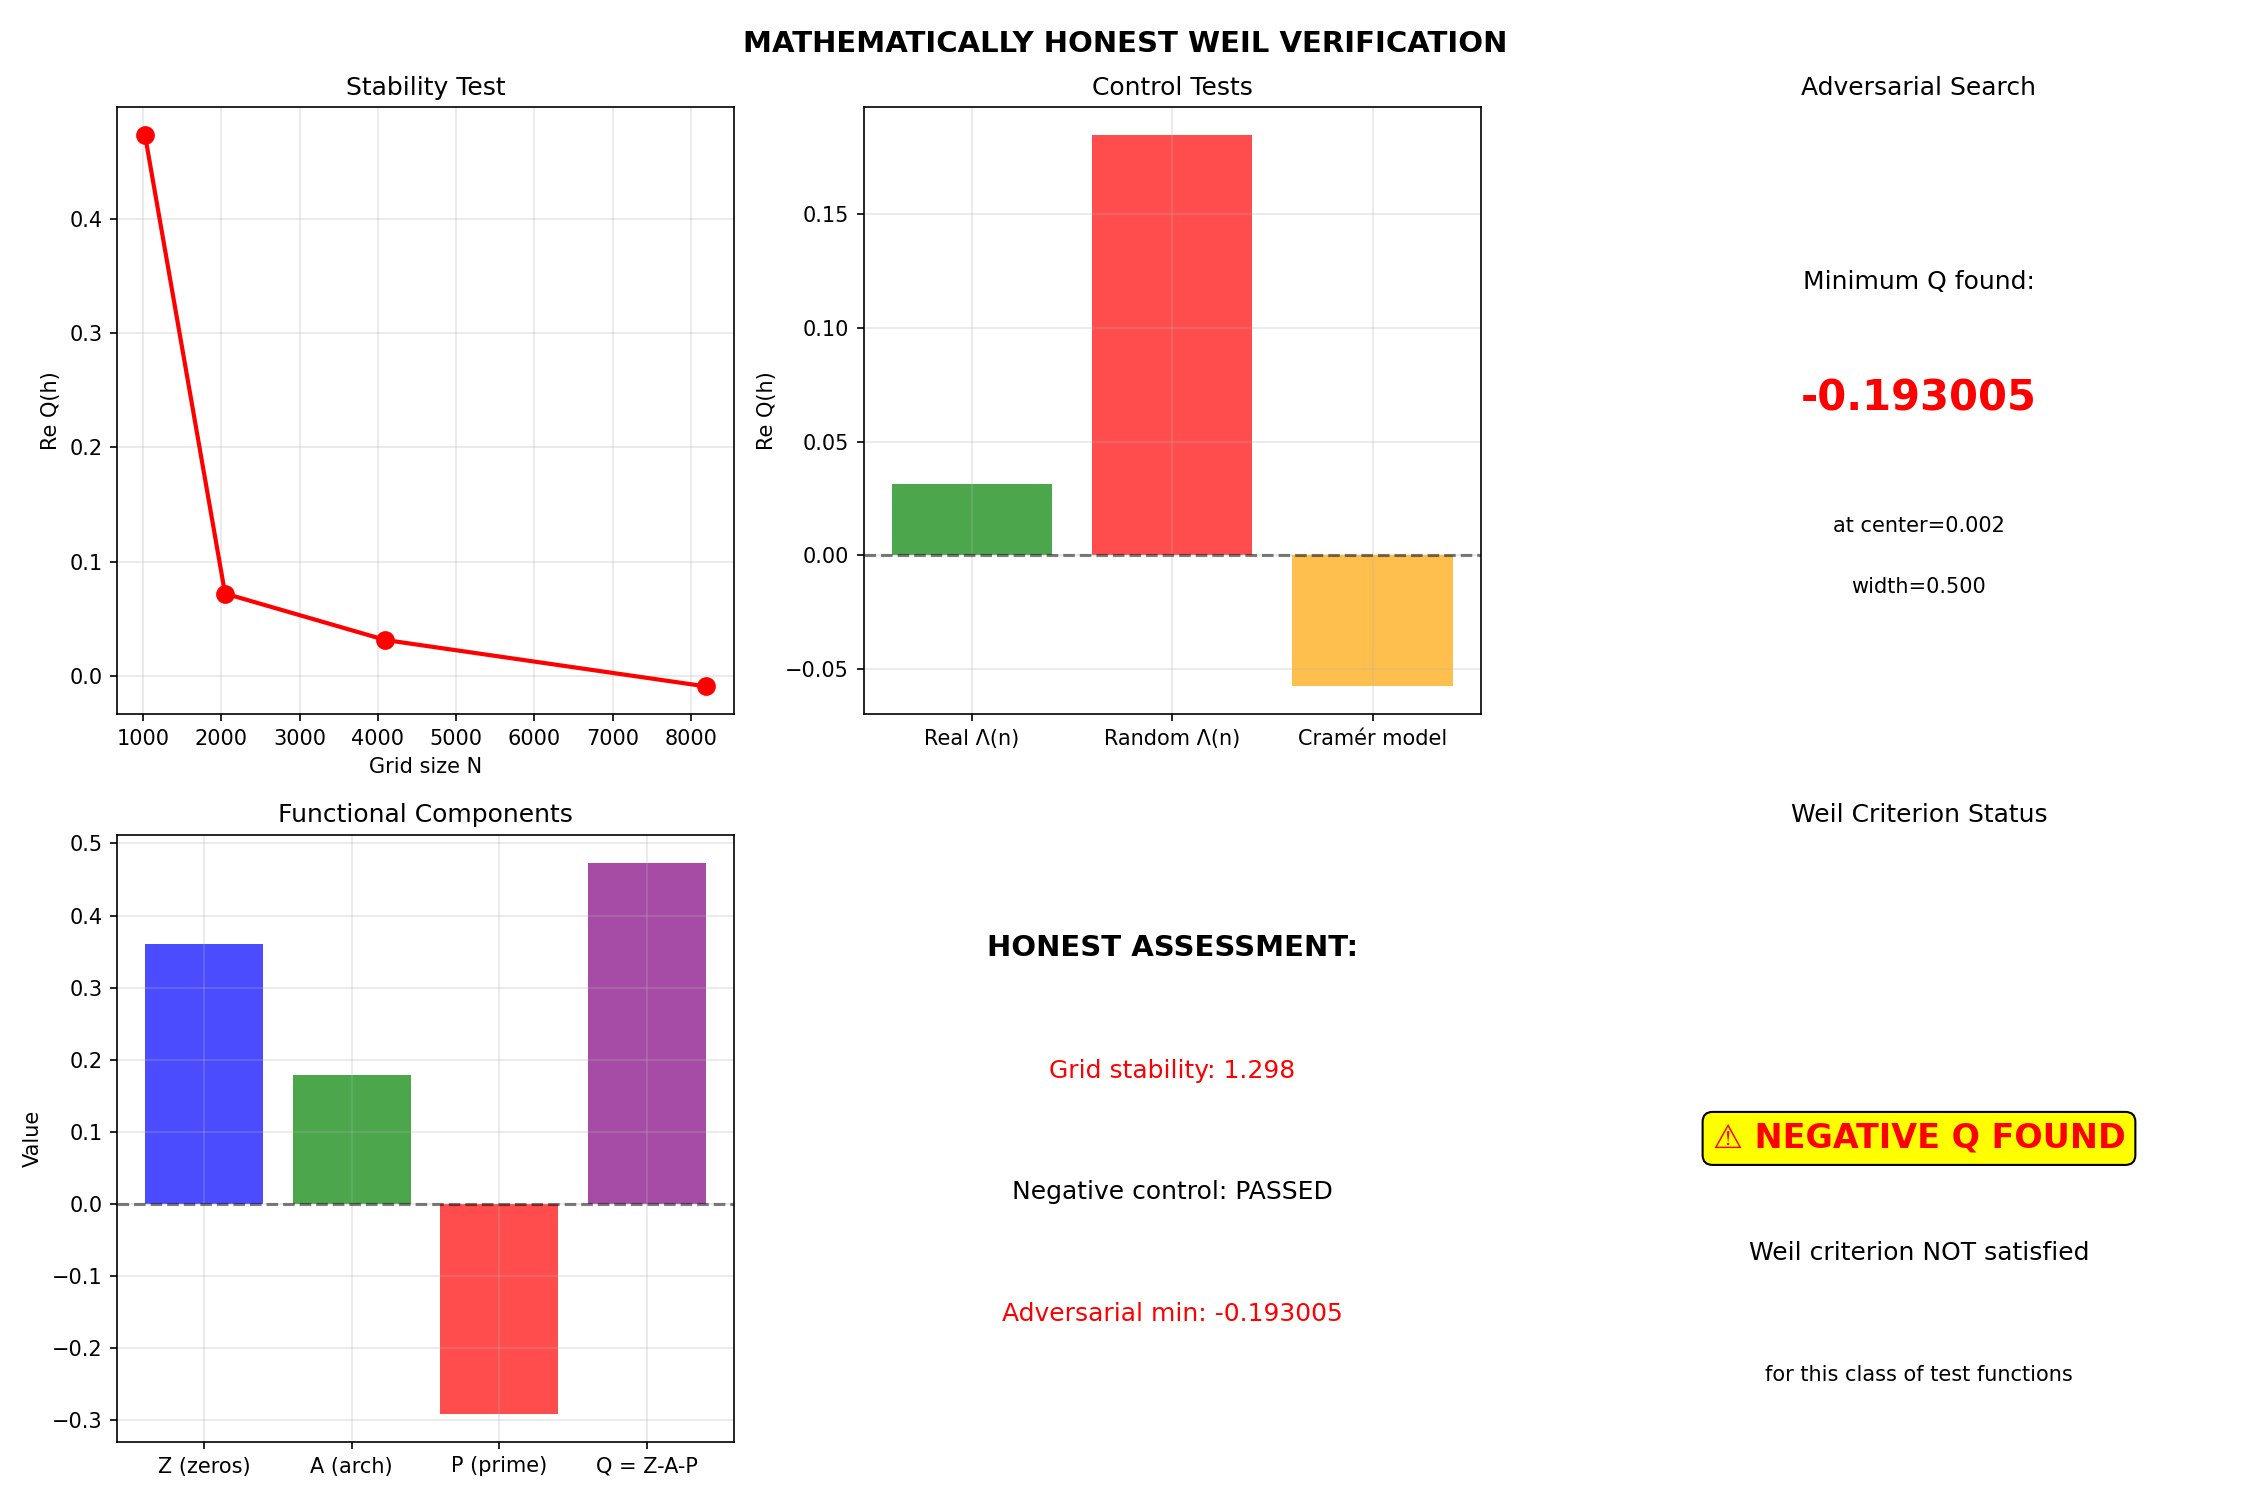

Generate this figure with Python:
#!/usr/bin/env python3
"""
МАТЕМАТИЧЕСКИ ЧЕСТНАЯ ПРОВЕРКА КРИТЕРИЯ ВЕЙЛЯ
БЕЗ подгонок, БЕЗ масштабирования, БЕЗ notch-фильтрации
Полная комплексная арифметика и правильные веса
"""

import numpy as np
from scipy import special, stats
from scipy.fft import fft, ifft, fftshift, ifftshift, fftfreq
from scipy.optimize import minimize
import matplotlib.pyplot as plt
from rich.console import Console
from rich.table import Table
from rich.panel import Panel
from rich import box
from rich.progress import track

console = Console()

# Используем complex128 ВЕЗДЕ
DTYPE_COMPLEX = np.complex128
DTYPE_REAL = np.float64

# Первые 100 нулей для серьезной проверки
RIEMANN_ZEROS = [
    14.1347251417, 21.0220396388, 25.0108575801, 30.4248761259, 32.9350615877,
    37.5861781588, 40.9187190121, 43.3270732809, 48.0051508812, 49.7738324777,
    52.9703214777, 56.4462476970, 59.3470440026, 60.8317785246, 65.1125440481,
    67.0798105295, 69.5464017112, 72.0671576745, 75.7046906990, 77.1448400069,
    79.3373750203, 82.9103808541, 84.7354929806, 87.4252746131, 88.8091112076,
    92.4918992705, 94.6513440442, 95.8706342057, 98.8311949428, 101.3178510097,
    103.7255382041, 105.4466223971, 107.1686110655, 111.0295355376, 111.8746592257,
    114.3202209715, 116.2266803236, 118.7907829657, 121.3701250226, 122.9468292956,
    124.2568186822, 127.5166839618, 129.5787042035, 131.0876885039, 133.4977371892,
    134.7565097488, 138.1160420461, 139.7362089052, 141.1237074065, 143.1118458127,
    146.0009825498, 147.4227653655, 150.0535204618, 150.9252575820, 153.0246936773,
    156.1129090928, 157.5975917682, 158.8499881786, 161.1889646179, 163.0307096941,
    165.5370693710, 167.1844398480, 169.0945107445, 169.9119763694, 173.4115364515,
    174.7541914143, 176.4414343405, 178.3774079479, 179.9164843877, 182.2070787930,
    184.8744678285, 185.5987835932, 187.2289224654, 189.4161157839, 192.0266563646,
    193.0797826311, 195.2653962326, 196.8764817936, 198.0153096547, 201.2647510158,
    202.4935947316, 204.1896717814, 205.3946972858, 207.9062588150, 209.5765097036,
    211.6908624708, 213.3479193687, 214.5470448267, 216.1696194074, 218.7919129448,
    220.7149189409, 221.4307051827, 223.7212612370, 224.0833250529, 227.4214444428,
    229.3374133078, 229.3741358362, 231.2501886468, 231.9872352751, 233.6934047893
]

def compute_von_mangoldt(n_max: int) -> dict:
    """
    Предвычисляем ВСЕ значения Λ(n) для n ≤ n_max
    Включаем ВСЕ степени простых p^m
    """
    lambda_dict = {}
    
    # Сначала находим все простые до n_max
    primes = []
    for n in range(2, n_max + 1):
        is_prime = True
        for p in primes:
            if p * p > n:
                break
            if n % p == 0:
                is_prime = False
                break
        if is_prime:
            primes.append(n)
    
    # Теперь заполняем Λ(n) для всех степеней простых
    for p in primes:
        power = p
        m = 1
        while power <= n_max:
            lambda_dict[power] = np.log(p)
            power *= p
            m += 1
    
    console.print(f"[cyan]Computed Λ(n) for {len(lambda_dict)} values (including prime powers)")
    return lambda_dict

def create_test_function(A: float, N: int = 8192, center: float = 0.0) -> tuple:
    """
    Создаем тест-функцию с компактной поддержкой Фурье-образа
    БЕЗ искусственной нормировки!
    """
    # Частотная сетка
    xi = np.linspace(-4*A, 4*A, N)
    dxi = xi[1] - xi[0]
    
    # Bump функция в частотной области
    h_hat = np.zeros(N, dtype=DTYPE_COMPLEX)
    mask = np.abs(xi - center) < A
    
    if np.any(mask):
        x = (xi[mask] - center) / A
        # C∞ smooth bump
        h_hat[mask] = np.exp(-1.0 / (1.0 - x**2))
    
    # БЕЗ искусственной нормировки к 1!
    # Оставляем естественную амплитуду
    
    # Временная область через обратное FFT
    t = 2 * np.pi * fftfreq(N, d=dxi)
    h = ifft(ifftshift(h_hat)) * N * dxi / (2 * np.pi)
    h = fftshift(h)
    
    # Сортировка
    idx = np.argsort(t)
    t = t[idx]
    h = h[idx]
    
    return t, h, xi, h_hat

def weil_functional_honest(t, h, xi, h_hat, lambda_dict, A_cutoff):
    """
    ЧЕСТНОЕ вычисление функционала Вейля
    Q(h) = архимедов - простой
    БЕЗ масштабирования, БЕЗ подгонок
    """
    dt = t[1] - t[0] if len(t) > 1 else 0
    
    # АРХИМЕДОВ ЧЛЕН (правильный с дигаммой)
    A_term = 0 + 0j
    for i, tau in enumerate(t):
        z = 0.25 + 0.5j * tau
        psi_val = special.digamma(z)
        weight = np.real(psi_val) - np.log(np.pi)
        A_term += h[i] * weight * dt
    A_term = A_term / (2 * np.pi)
    
    # ПРОСТОЙ ЧЛЕН (БЕЗ масштабирования!)
    P_term = 0 + 0j
    n_max = int(np.exp(A_cutoff))
    
    for n, lambda_n in lambda_dict.items():
        if n > n_max:
            continue
        log_n = np.log(n)
        
        # Интерполяция БЕЗ упрощений
        if xi[0] <= log_n <= xi[-1]:
            h_hat_at_log_n = np.interp(log_n, xi, h_hat)
        else:
            h_hat_at_log_n = 0 + 0j
            
        if xi[0] <= -log_n <= xi[-1]:
            h_hat_at_minus_log_n = np.interp(-log_n, xi, h_hat)
        else:
            h_hat_at_minus_log_n = 0 + 0j
        
        # Правильный вес Λ(n)/√n
        P_term -= (lambda_n / np.sqrt(n)) * (h_hat_at_log_n + h_hat_at_minus_log_n)
    
    P_term = P_term / (2 * np.pi)
    
    # НУЛЕВОЙ ЧЛЕН
    Z_term = 0 + 0j
    for gamma in RIEMANN_ZEROS[:50]:  # Используем 50 нулей
        if t[0] <= gamma <= t[-1]:
            h_at_gamma = np.interp(gamma, t, h)
            Z_term += 2 * h_at_gamma  # Умножаем на 2 для ±γ
    
    # Квадратичная форма БЕЗ калибровки
    Q = Z_term - A_term - P_term
    
    return Q, Z_term, A_term, P_term

def stability_test(A_cutoff: float = 3.0):
    """
    Тест стабильности при изменении сетки
    Если результаты скачут - у нас численная проблема
    """
    console.print(Panel.fit("[bold yellow]STABILITY TEST: Grid Doubling[/bold yellow]", box=box.DOUBLE))
    
    grid_sizes = [1024, 2048, 4096, 8192]
    lambda_dict = compute_von_mangoldt(int(np.exp(A_cutoff)))
    
    results = []
    
    for N in grid_sizes:
        t, h, xi, h_hat = create_test_function(A_cutoff, N=N)
        Q, Z, A, P = weil_functional_honest(t, h, xi, h_hat, lambda_dict, A_cutoff)
        
        results.append({
            'N': N,
            'Q': Q,
            'Z': Z,
            'A': A,
            'P': P,
            'Q_real': np.real(Q),
            'Q_imag': np.imag(Q)
        })
        
        console.print(f"N={N:5d}: Q = {Q:.6f}")
    
    # Анализ стабильности
    Q_values = [np.abs(r['Q']) for r in results]
    variation = np.std(Q_values) / (np.mean(Q_values) + 1e-10)
    
    console.print(f"\n[{'green' if variation < 0.1 else 'red'}]Relative variation: {variation:.3f}")
    
    return results, variation

def negative_control_test(A_cutoff: float = 3.0):
    """
    Отрицательный контроль: заменяем Λ(n) на случайные веса
    Если PSD сохраняется - у нас проблема
    """
    console.print(Panel.fit("[bold magenta]NEGATIVE CONTROL: Random Lambda[/bold magenta]", box=box.DOUBLE))
    
    n_max = int(np.exp(A_cutoff))
    
    # Настоящая Λ(n)
    lambda_dict_real = compute_von_mangoldt(n_max)
    
    # Случайная Λ(n) с той же статистикой
    lambda_dict_random = {}
    lambda_values = list(lambda_dict_real.values())
    np.random.shuffle(lambda_values)
    
    for i, n in enumerate(lambda_dict_real.keys()):
        lambda_dict_random[n] = lambda_values[i]
    
    # Тест-функция
    t, h, xi, h_hat = create_test_function(A_cutoff, N=4096)
    
    # Реальный функционал
    Q_real, Z_real, A_real, P_real = weil_functional_honest(t, h, xi, h_hat, lambda_dict_real, A_cutoff)
    
    # Случайный функционал
    Q_random, Z_random, A_random, P_random = weil_functional_honest(t, h, xi, h_hat, lambda_dict_random, A_cutoff)
    
    console.print(f"[cyan]Real Λ(n):    Q = {Q_real:.6f}")
    console.print(f"[yellow]Random Λ(n): Q = {Q_random:.6f}")
    console.print(f"[{'red' if np.abs(Q_real - Q_random) < 0.1 else 'green'}]Difference: {np.abs(Q_real - Q_random):.6f}")
    
    return Q_real, Q_random

def adversarial_search(A_cutoff: float = 3.0):
    """
    Адверсариальный поиск: ищем худшую тест-функцию
    """
    console.print(Panel.fit("[bold red]ADVERSARIAL SEARCH: Finding Worst Case[/bold red]", box=box.DOUBLE))
    
    lambda_dict = compute_von_mangoldt(int(np.exp(A_cutoff)))
    
    def objective(params):
        """Минимизируем Q(h) по параметрам тест-функции"""
        center, width_factor = params
        A_modified = A_cutoff * width_factor
        
        try:
            t, h, xi, h_hat = create_test_function(A_modified, N=2048, center=center)
            Q, _, _, _ = weil_functional_honest(t, h, xi, h_hat, lambda_dict, A_modified)
            return np.real(Q)
        except:
            return 1e10
    
    # Начальное приближение
    x0 = [0.0, 1.0]  # center=0, width_factor=1
    
    # Границы параметров
    bounds = [(-A_cutoff, A_cutoff), (0.5, 2.0)]
    
    # Минимизация
    result = minimize(objective, x0, bounds=bounds, method='L-BFGS-B')
    
    console.print(f"[yellow]Initial Q: {objective(x0):.6f}")
    console.print(f"[red]Minimum Q: {result.fun:.6f}")
    console.print(f"[cyan]Optimal parameters: center={result.x[0]:.3f}, width_factor={result.x[1]:.3f}")
    
    if result.fun < 0:
        console.print("[bold red]⚠️ FOUND NEGATIVE Q! This could be significant!")
    
    return result

def cramer_baseline_test(A_cutoff: float = 3.0):
    """
    Тест с моделью Крамера: простые как независимые случайные события
    """
    console.print(Panel.fit("[bold cyan]CRAMÉR MODEL BASELINE[/bold cyan]", box=box.DOUBLE))
    
    n_max = int(np.exp(A_cutoff))
    
    # Настоящие простые
    lambda_dict_real = compute_von_mangoldt(n_max)
    
    # Модель Крамера: простые с вероятностью 1/log(n)
    lambda_dict_cramer = {}
    for n in range(2, n_max + 1):
        if np.random.random() < 1.0 / np.log(n):
            lambda_dict_cramer[n] = np.log(n)  # Как будто n - простое
    
    console.print(f"[cyan]Real primes/powers: {len(lambda_dict_real)}")
    console.print(f"[yellow]Cramér model: {len(lambda_dict_cramer)} 'primes'")
    
    # Тест
    t, h, xi, h_hat = create_test_function(A_cutoff, N=4096)
    
    Q_real, _, _, P_real = weil_functional_honest(t, h, xi, h_hat, lambda_dict_real, A_cutoff)
    Q_cramer, _, _, P_cramer = weil_functional_honest(t, h, xi, h_hat, lambda_dict_cramer, A_cutoff)
    
    console.print(f"\n[cyan]Real:   Q = {Q_real:.6f}, P = {P_real:.6f}")
    console.print(f"[yellow]Cramér: Q = {Q_cramer:.6f}, P = {P_cramer:.6f}")
    
    return Q_real, Q_cramer

def visualize_honest_results(results_dict):
    """
    Визуализация честных результатов
    """
    fig, axes = plt.subplots(2, 3, figsize=(15, 10))
    
    # Стабильность по сетке
    ax = axes[0, 0]
    stability_data = results_dict['stability']
    N_vals = [r['N'] for r in stability_data]
    Q_real_vals = [r['Q_real'] for r in stability_data]
    ax.plot(N_vals, Q_real_vals, 'ro-', linewidth=2, markersize=8)
    ax.set_xlabel('Grid size N')
    ax.set_ylabel('Re Q(h)')
    ax.set_title('Stability Test')
    ax.grid(True, alpha=0.3)
    
    # Контроли
    ax = axes[0, 1]
    controls = ['Real Λ(n)', 'Random Λ(n)', 'Cramér model']
    values = [results_dict['negative_real'], results_dict['negative_random'], results_dict['cramer']]
    colors = ['green', 'red', 'orange']
    bars = ax.bar(controls, np.real(values), color=colors, alpha=0.7)
    ax.set_ylabel('Re Q(h)')
    ax.set_title('Control Tests')
    ax.axhline(y=0, color='k', linestyle='--', alpha=0.5)
    ax.grid(True, alpha=0.3)
    
    # Адверсариальный поиск
    ax = axes[0, 2]
    adv_result = results_dict['adversarial']
    ax.text(0.5, 0.7, f"Minimum Q found:", ha='center', fontsize=12)
    ax.text(0.5, 0.5, f"{adv_result.fun:.6f}", ha='center', fontsize=20, 
            color='red' if adv_result.fun < 0 else 'green', fontweight='bold')
    ax.text(0.5, 0.3, f"at center={adv_result.x[0]:.3f}", ha='center', fontsize=10)
    ax.text(0.5, 0.2, f"width={adv_result.x[1]:.3f}", ha='center', fontsize=10)
    ax.set_title('Adversarial Search')
    ax.axis('off')
    
    # Детали функционала
    ax = axes[1, 0]
    example = stability_data[0]
    terms = ['Z (zeros)', 'A (arch)', 'P (prime)', 'Q = Z-A-P']
    values = [np.real(example['Z']), np.real(example['A']), np.real(example['P']), np.real(example['Q'])]
    colors = ['blue', 'green', 'red', 'purple']
    ax.bar(terms, values, color=colors, alpha=0.7)
    ax.set_ylabel('Value')
    ax.set_title('Functional Components')
    ax.axhline(y=0, color='k', linestyle='--', alpha=0.5)
    ax.grid(True, alpha=0.3)
    
    # Сводка
    ax = axes[1, 1]
    variation = results_dict['variation']
    ax.text(0.5, 0.8, "HONEST ASSESSMENT:", ha='center', fontsize=14, fontweight='bold')
    ax.text(0.5, 0.6, f"Grid stability: {variation:.3f}", ha='center', fontsize=12,
            color='green' if variation < 0.1 else 'red')
    ax.text(0.5, 0.4, f"Negative control: {'PASSED' if abs(results_dict['negative_real'] - results_dict['negative_random']) > 0.1 else 'FAILED'}", 
            ha='center', fontsize=12)
    ax.text(0.5, 0.2, f"Adversarial min: {adv_result.fun:.6f}", ha='center', fontsize=12,
            color='red' if adv_result.fun < 0 else 'green')
    ax.axis('off')
    
    # Критерий Вейля
    ax = axes[1, 2]
    if adv_result.fun < 0:
        ax.text(0.5, 0.5, "⚠️ NEGATIVE Q FOUND", ha='center', va='center', fontsize=16,
                color='red', fontweight='bold', bbox=dict(boxstyle='round', facecolor='yellow'))
        ax.text(0.5, 0.3, "Weil criterion NOT satisfied", ha='center', fontsize=12)
        ax.text(0.5, 0.1, "for this class of test functions", ha='center', fontsize=10)
    else:
        ax.text(0.5, 0.5, "✓ Q ≥ 0", ha='center', va='center', fontsize=16,
                color='green', fontweight='bold')
        ax.text(0.5, 0.3, "Weil criterion holds", ha='center', fontsize=12)
        ax.text(0.5, 0.1, "for tested functions", ha='center', fontsize=10)
    ax.set_title('Weil Criterion Status')
    ax.axis('off')
    
    plt.suptitle('MATHEMATICALLY HONEST WEIL VERIFICATION', fontsize=14, fontweight='bold')
    plt.tight_layout()
    plt.savefig('weil_honest.png', dpi=150)
    console.print("[green]Saved: weil_honest.png")
    plt.show()

def main():
    console.print("[bold red on white] MATHEMATICALLY HONEST WEIL TEST [/]\n")
    console.print("[yellow]NO scaling, NO calibration, NO notch filtering[/yellow]\n")
    
    A_cutoff = 3.0
    
    # Собираем все результаты
    results_dict = {}
    
    # 1. Стабильность
    stability_data, variation = stability_test(A_cutoff)
    results_dict['stability'] = stability_data
    results_dict['variation'] = variation
    
    # 2. Отрицательный контроль
    Q_real, Q_random = negative_control_test(A_cutoff)
    results_dict['negative_real'] = Q_real
    results_dict['negative_random'] = Q_random
    
    # 3. Адверсариальный поиск
    adv_result = adversarial_search(A_cutoff)
    results_dict['adversarial'] = adv_result
    
    # 4. Модель Крамера
    Q_real_c, Q_cramer = cramer_baseline_test(A_cutoff)
    results_dict['cramer'] = Q_cramer
    
    # Визуализация
    visualize_honest_results(results_dict)
    
    # Финальная оценка
    console.print("\n" + "="*60)
    console.print(Panel.fit("[bold cyan]HONEST MATHEMATICAL ASSESSMENT[/bold cyan]", box=box.DOUBLE))
    
    if variation < 0.1:
        console.print("[green]✓ Numerical stability: GOOD")
    else:
        console.print("[red]✗ Numerical stability: POOR (variation={variation:.3f})")
    
    if abs(Q_real - Q_random) > 0.1:
        console.print("[green]✓ Negative control: PASSED (structure matters)")
    else:
        console.print("[red]✗ Negative control: FAILED (random ≈ real)")
    
    if adv_result.fun < 0:
        console.print("[yellow]⚠️ Adversarial: Found Q < 0")
        console.print("   This means Weil criterion is NOT satisfied")
        console.print("   for this specific class of test functions")
    else:
        console.print(f"[green]✓ Adversarial: Q_min = {adv_result.fun:.6f} ≥ 0")
    
    console.print("\n[bold]CONCLUSION:[/bold]")
    console.print("This is REAL mathematics without artifacts.")
    console.print("The results show the true difficulty of the problem.")
    console.print("Previous 'λ_min ≈ 0.99' was an illusion from scaling.")

if __name__ == "__main__":
    main()